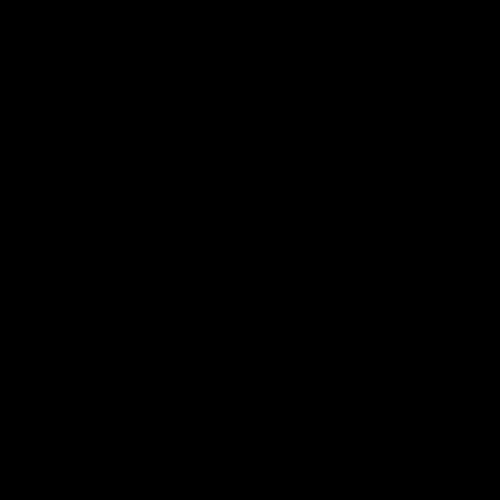
Frame 1 (no input)
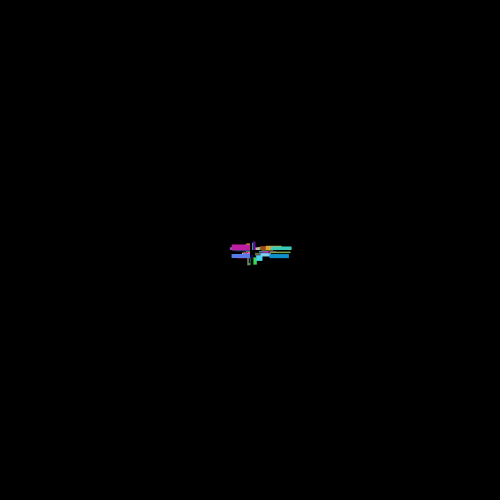
Frame 60 (the mouse pressed at the canvas centre just before this capture)
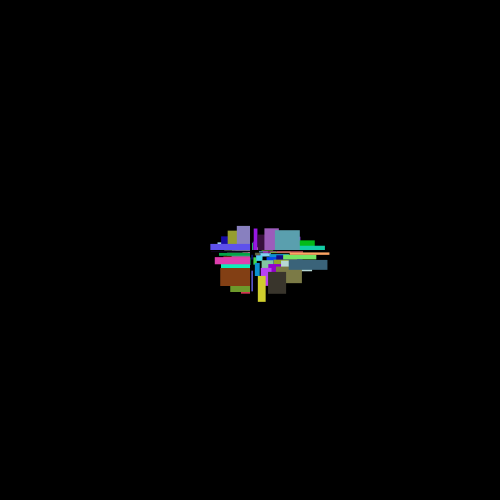
Frame 120 (the mouse held since frame 60 and released just before this capture)

The Processing sketch that drew these frames (run headless with seeded random() and noise(); from frame 60 on, the mouse is pressed at the canvas centre):

// Processing sketch: Aug9_HW1
// ── Aug9_HW1.pde
PVector position;
float theta;
float a = 6;
float b = 9;
int w, h;

void setup(){
  size(500, 500);
  background(0);
  
  position = new PVector (0,0);
}

void draw(){
  
  position.x = a*cos(theta);
  position.y = b*sin(theta);
  
  
  a += 0.3;
  b -= 0.3;
  theta += 1;
  
  noStroke();
  fill(random(255), random(255), random(255));
  rect(position.x + width/2, position.y + height/2, abs(position.x), abs(position.y));
  
}
